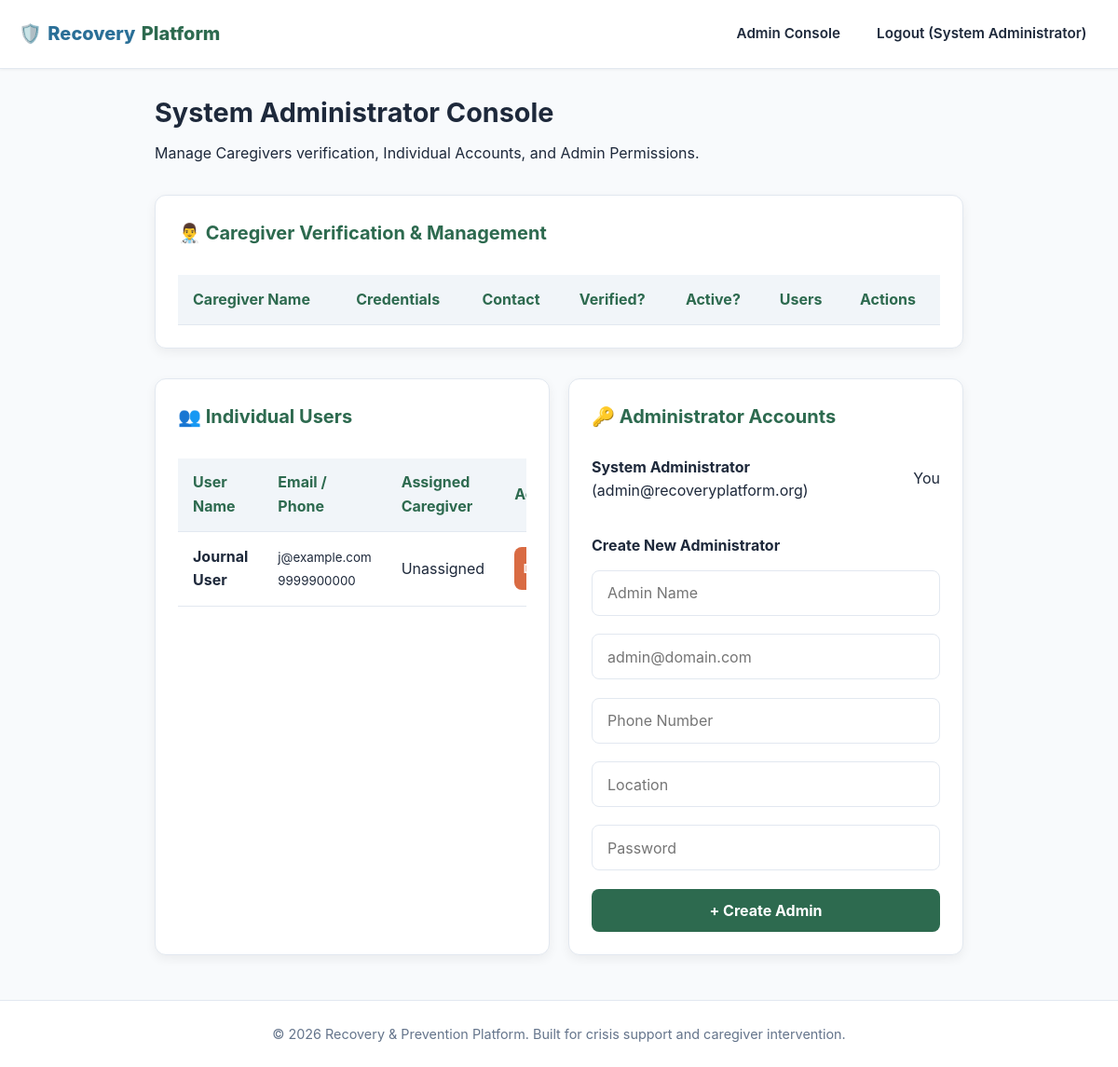
Screenshot of /dashboard/admin (signed in) with the database file from the repository.
### tables this page shows
CREATE TABLE users (
    id TEXT PRIMARY KEY,
    role TEXT CHECK(role IN ('individual', 'caregiver', 'admin')) NOT NULL,
    name TEXT NOT NULL,
    email TEXT UNIQUE NOT NULL,
    phone TEXT NOT NULL,
    location TEXT NOT NULL,
    password_hash TEXT NOT NULL,
    created_at DATETIME DEFAULT CURRENT_TIMESTAMP
);

### app.py (the view)
@app.route('/dashboard/admin')
@role_required('admin')
def dashboard_admin():
    update_caregiver_inactivity_status()
    conn = get_db()
    cursor = conn.cursor()
    cursor.execute("""
        SELECT u.id, u.name, u.email, u.phone, u.location, u.created_at,
               cp.education, cp.qualification, cp.experience, cp.is_verified, cp.is_active, cp.last_login,
               (SELECT COUNT(*) FROM assignments a WHERE a.caregiver_id = u.id) as assigned_count
        FROM users u
        JOIN caregiver_profiles cp ON u.id = cp.user_id
        WHERE u.role = 'caregiver'
        ORDER BY cp.is_verified ASC, u.created_at DESC
    """)
    caregivers = cursor.fetchall()
    caregiver_ratings = {}
    for cg in caregivers:
        caregiver_ratings[cg['id']] = get_caregiver_rating_info(cg['id'])
    cursor.execute("""
        SELECT u.id, u.name, u.email, u.phone, u.location, u.created_at,
               cg.name as caregiver_name
        FROM users u
        LEFT JOIN assignments a ON u.id = a.individual_id
        LEFT JOIN users cg ON a.caregiver_id = cg.id
        WHERE u.role = 'individual'
        ORDER BY u.created_at DESC
    """)
    individuals = cursor.fetchall()
    cursor.execute("SELECT * FROM users WHERE role = 'admin' ORDER BY created_at ASC")
    admins = cursor.fetchall()
    conn.close()
    return render_template(
        'dashboard_admin.html',
        caregivers=caregivers,
        caregiver_ratings=caregiver_ratings,
        individuals=individuals,
        admins=admins
    )

### auth.py (called while the page is built)
def role_required(*roles):
    def decorator(f):
        @wraps(f)
        def decorated_function(*args, **kwargs):
            if 'user_id' not in session:
                flash("Please log in to access this page.", "warning")
                return redirect(url_for('auth.login'))
            if session.get('user_role') not in roles:
                flash("Unauthorized access.", "danger")
                return redirect(url_for('auth.login'))
            return f(*args, **kwargs)
        return decorated_function
    return decorator

### database.py (called while the page is built)
def get_db():
    conn = sqlite3.connect(DB_PATH, timeout=10.0)
    conn.row_factory = sqlite3.Row
    conn.execute("PRAGMA foreign_keys = ON;")
    conn.execute("PRAGMA journal_mode = WAL;")
    conn.execute("PRAGMA synchronous = NORMAL;")
    return conn

def update_caregiver_inactivity_status():
    conn = get_db()
    cursor = conn.cursor()
    thirty_days_ago = (datetime.utcnow() - timedelta(days=30)).strftime("%Y-%m-%d %H:%M:%S")
    cursor.execute(
        "UPDATE caregiver_profiles SET is_active = 0 WHERE last_login < ?",
        (thirty_days_ago,)
    )
    conn.commit()
    conn.close()

### templates/dashboard_admin.html (shortened to what this page needs)
{% extends "base.html" %}
{% block content %}
<div style="margin-bottom: 2rem;">
    <h1 style="font-size: 1.8rem; margin-bottom: 0.5rem;">System Administrator Console</h1>
    <p style="color: var(--text-secondary);">Manage Caregivers verification, Individual Accounts, and Admin Permissions.</p>
</div>
<div class="card" style="margin-bottom: 2rem;">
    <h2 class="card-title">👨‍⚕️ Caregiver Verification & Management</h2>
    <div class="table-responsive">
        <table>
            <thead>
                <tr>
                    <th>Caregiver Name</th>
                    <th>Credentials</th>
                    <th>Contact</th>
                    <th>Verified?</th>
                    <th>Active?</th>
                    <th>Users</th>
                    <th>Actions</th>
                </tr>
            </thead>
        </table>
    </div>
</div>
<div class="grid-2">
    <div class="card">
        <h2 class="card-title">👥 Individual Users</h2>
        <div class="table-responsive">
            <table>
                <thead>
                    <tr>
                        <th>User Name</th>
                        <th>Email / Phone</th>
                        <th>Assigned Caregiver</th>
                        <th>Action</th>
                    </tr>
                </thead>
                <tbody>
                    {% for ind in individuals %}
                        <tr>
                            <td><strong>{{ ind.name }}</strong></td>
                            <td><small>{{ ind.email }}<br>{{ ind.phone }}</small></td>
                            <td>
                                {% if ind.caregiver_name %}
                                    <span class="badge badge-success">{{ ind.caregiver_name }}</span>
                                {% else %}
                                    <span class="badge badge-warning">Unassigned</span>
                                {% endif %}
                            </td>
                            <td>
                                <form action="{{ url_for('admin_delete_individual', user_id=ind.id) }}" method="POST" onsubmit="return confirm('Delete individual user?');">
                                    <button type="submit" class="btn btn-danger" style="padding: 0.3rem 0.6rem; font-size: 0.8rem;">Delete</button>
                                </form>
                            </td>
                        </tr>
                    {% endfor %}
                </tbody>
            </table>
        </div>
    </div>
    <div class="card">
        <h2 class="card-title">🔑 Administrator Accounts</h2>
        <ul style="list-style: none; margin-bottom: 1.5rem;">
            {% for adm in admins %}
                <li style="display: flex; justify-content: space-between; align-items: center; padding: 0.6rem 0; border-bottom: 1px solid var(--border-color);">
                    <div>
                        <strong>{{ adm.name }}</strong> ({{ adm.email }})
                    </div>
                    {% if adm.id != session['user_id'] %}
                        <form action="{{ url_for('admin_delete_admin', admin_id=adm.id) }}" method="POST" onsubmit="return confirm('Delete admin?');">
                            <button type="submit" class="btn btn-danger" style="padding: 0.3rem 0.6rem; font-size: 0.8rem;">Remove</button>
                        </form>
                    {% else %}
                        <span class="badge badge-info">You</span>
                    {% endif %}
                </li>
            {% endfor %}
        </ul>
        <h3 style="font-size: 1rem; margin-bottom: 0.8rem;">Create New Administrator</h3>
        <form action="{{ url_for('admin_add_admin') }}" method="POST">
            <div class="form-group">
                <input type="text" name="name" class="form-control" placeholder="Admin Name" required>
            </div>
            <div class="form-group">
                <input type="email" name="email" class="form-control" placeholder="admin@domain.com" required>
            </div>
            <div class="form-group">
                <input type="tel" name="phone" class="form-control" placeholder="Phone Number" required>
            </div>
            <div class="form-group">
                <input type="text" name="location" class="form-control" placeholder="Location" required>
            </div>
            <div class="form-group">
                <input type="password" name="password" class="form-control" placeholder="Password" required>
            </div>
            <button type="submit" class="btn btn-primary" style="width: 100%;">+ Create Admin</button>
        </form>
    </div>
</div>
{% endblock %}

### templates/base.html (shortened to what this page needs)
<!DOCTYPE html>
<html lang="en">
<head>
    <link rel="stylesheet" href="{{ url_for('static', filename='css/style.css') }}">
</head>
<body>
    <header>
        <nav class="navbar" aria-label="Main Navigation">
            <a href="{{ url_for('index') }}" class="navbar-brand" aria-label="Recovery Platform Home">
                🛡️ <span>Recovery</span>Platform
            </a>
            <ul class="nav-links">
                {% if session.get('user_id') %}
                    {% if session.get('user_role') == 'individual' %}
                        <li><a href="{{ url_for('dashboard_individual') }}">Dashboard</a></li>
                        <li><a href="{{ url_for('journal') }}">📓 My Journal</a></li>
                        <li><a href="{{ url_for('resources') }}">Educational Hub</a></li>
                        <li>
                            <a href="{{ url_for('panic_button') }}" class="panic-nav-btn" aria-label="Emergency Crisis Help">
                                🚨 CRISIS HELP
                            </a>
                        </li>
                    {% elif session.get('user_role') == 'admin' %}
                        <li><a href="{{ url_for('dashboard_admin') }}">Admin Console</a></li>
                    {% endif %}
                    <li><a href="{{ url_for('auth.logout') }}" aria-label="Logout">Logout ({{ session.get('user_name') }})</a></li>
                {% endif %}
            </ul>
        </nav>
    </header>
    <main id="main-content" class="container" tabindex="-1">
        {% block content %}{% endblock %}
    </main>
    <footer>
        <p>&copy; 2026 Recovery & Prevention Platform. Built for crisis support and caregiver intervention.</p>
    </footer>
</body>
</html>

### static/css/style.css (style rules this page uses)
:root { --bg-main: #f8fafc; --bg-card: #ffffff; --bg-card-alt: #f1f5f9; --brand-primary: #2d6a4f; --brand-primary-hover: #1b4332; --brand-soft-sage: #e8f5e9; --accent-teal: #2a6f97; --accent-teal-hover: #014f86; --cta-terracotta: #d96b43; --cta-terracotta-hover: #c05621; --text-main: #1e293b; --text-muted: #64748b; --border-subtle: #e2e8f0; --focus-ring: #2a6f97; --radius-sm: 8px; --radius-md: 12px; --radius-lg: 16px; --shadow-sm: 0 1px 3px rgba(0, 0, 0, 0.05); --shadow-md: 0 4px 12px rgba(0, 0, 0, 0.06); --shadow-lg: 0 10px 25px rgba(0, 0, 0, 0.08); }
* { box-sizing: border-box; margin: 0; padding: 0; font-family: 'Inter', system-ui, -apple-system, BlinkMacSystemFont, "Segoe UI", Roboto, sans-serif; }
body { background-color: var(--bg-main); color: var(--text-main); min-height: 100vh; display: flex; flex-direction: column; font-size: 1rem; line-height: 1.6; -webkit-font-smoothing: antialiased; }
.navbar { background: var(--bg-card); border-bottom: 1px solid var(--border-subtle); padding: 0.9rem 1.25rem; display: flex; justify-content: space-between; align-items: center; position: sticky; top: 0; z-index: 100; box-shadow: var(--shadow-sm); }
.navbar-brand { font-size: 1.25rem; font-weight: 800; color: var(--brand-primary); text-decoration: none; display: flex; align-items: center; gap: 0.4rem; }
.navbar-brand span { color: var(--accent-teal); }
.nav-links { display: flex; align-items: center; gap: 0.75rem; list-style: none; flex-wrap: wrap; }
.nav-links a { color: var(--text-main); text-decoration: none; font-weight: 600; padding: 0.5rem 0.85rem; border-radius: var(--radius-sm); font-size: 0.95rem; transition: background 0.2s, color 0.2s; min-height: 44px; display: inline-flex; align-items: center; }
.container { max-width: 900px; margin: 1.5rem auto; padding: 0 1rem; flex: 1; width: 100%; }
.card { background: var(--bg-card); border: 1px solid var(--border-subtle); border-radius: var(--radius-md); padding: 1.5rem; margin-bottom: 1.5rem; box-shadow: var(--shadow-md); }
.card-title { font-size: 1.25rem; font-weight: 700; margin-bottom: 1rem; color: var(--brand-primary); display: flex; justify-content: space-between; align-items: center; flex-wrap: wrap; gap: 0.5rem; }
.grid-2 { display: grid; grid-template-columns: repeat(auto-fit, minmax(280px, 1fr)); gap: 1.25rem; }
.btn { padding: 0.75rem 1.25rem; border-radius: var(--radius-sm); border: none; font-weight: 700; cursor: pointer; text-decoration: none; display: inline-flex; align-items: center; justify-content: center; gap: 0.5rem; font-size: 1rem; min-height: 46px; transition: background 0.2s; }
.btn-primary { background: var(--brand-primary); color: white; }
.btn-danger { background: var(--cta-terracotta); color: white; }
.form-group { margin-bottom: 1.2rem; }
.form-control { width: 100%; padding: 0.85rem 1rem; border-radius: var(--radius-sm); background: #ffffff; border: 1.5px solid var(--border-subtle); color: var(--text-main); font-size: 1rem; min-height: 46px; }
.table-responsive { width: 100%; overflow-x: auto; }
table { width: 100%; border-collapse: collapse; margin-top: 0.8rem; text-align: left; }
th, td { padding: 0.85rem 1rem; border-bottom: 1px solid var(--border-subtle); }
th { background: var(--bg-card-alt); color: var(--brand-primary); font-weight: 700; }
footer { border-top: 1px solid var(--border-subtle); padding: 1.5rem; text-align: center; color: var(--text-muted); font-size: 0.9rem; margin-top: auto; background: var(--bg-card); }

### rows the page displays
users: get "System Administrator", name "System Administrator", email "admin@recoveryplatform.org", shows "You"
users: name "Journal User", email "j@example.com", phone "9999900000"
